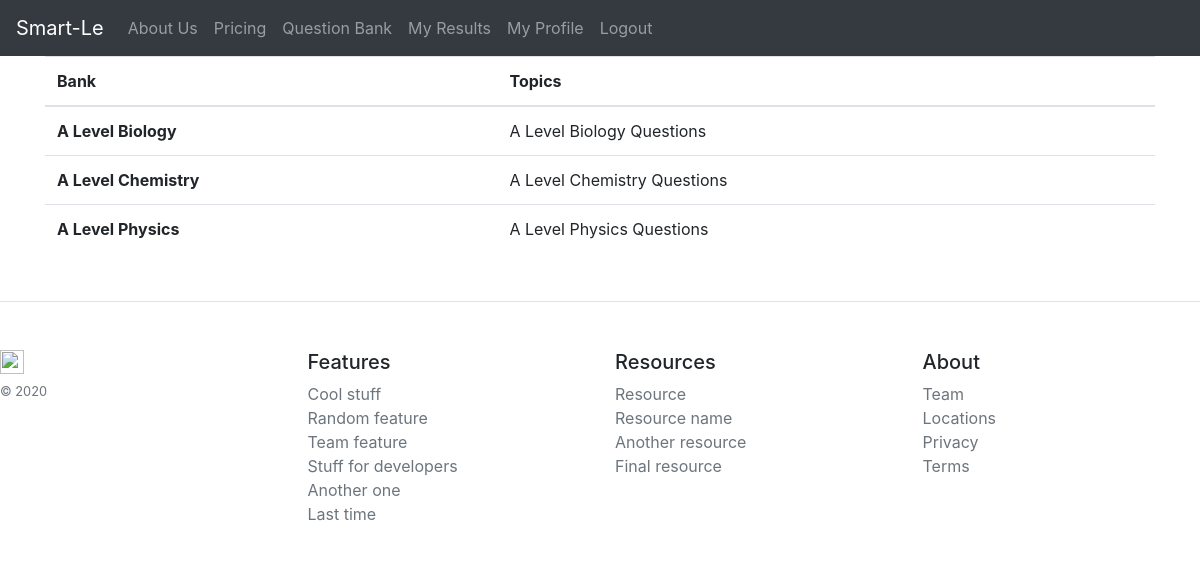
/qbank/ (signed in), run on an earlier commit of the app's database.
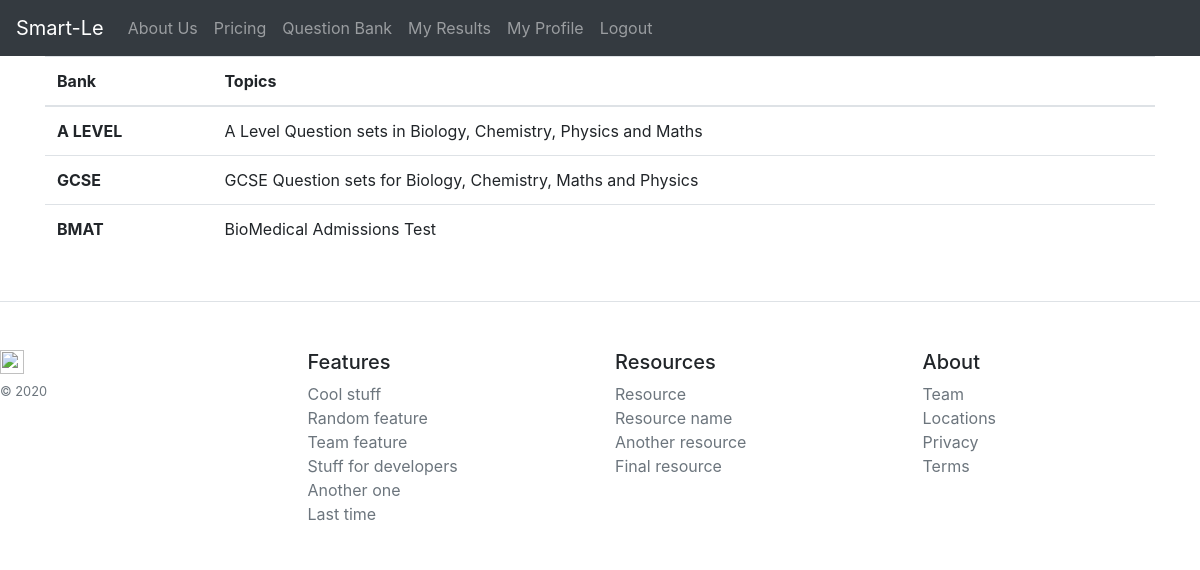
And on a later commit of the database.
### Qbank/models.py (models this page shows, shortened)
class QbankModel(models.Model):
    name = models.CharField(max_length=40, unique=True)
    description = models.CharField(max_length=100)

### Qbank/views.py (the view)
# urls.py: url('qbank/', QbankListView.as_view(), name='qbankview')
@method_decorator(login_required, name='dispatch')
class QbankListView(ListView):
    model = QbankModel
    template_name = 'qbankview.html'
    context_object_name = 'Qbank'

### templates/qbankview.html (shortened to what this page needs)
{% extends "base.html" %}
{% block table %}
    <div class="container">
      <table class="table table-hover">
        <thead>
          <tr>
            <th scope="col">Bank</th>
            <th scope="col">Topics</th>
          </tr>
        </thead>
        <tbody>
          {% for qbank in Qbank %}
          <tr>
            <th scope="row">{{qbank.name}}</th>
            <td>{{qbank.description}}</td>
          </tr>
          {% endfor %}
        </tbody>
      </table>
    </div>
{% endblock table %}

### templates/base.html (shortened to what this page needs)
{% load static %}<!DOCTYPE html>
<html>
  <head>
    <link rel="stylesheet" href="{% static 'css/bootstrap.min.css' %}">
  </head>
  <body>
    <div>
      <nav class="navbar navbar-expand-sm bg-dark navbar-dark">
        <a class="navbar-brand" href=" {% url 'home' %} ">Smart-Le</a>
        <div class="collapse navbar-collapse" id="collapsibleNavbar">
          <ul class="navbar-nav">
            <li class="nav-item">
              <a class="nav-link" href="{% url 'about' %}">About Us</a>
            </li>
            <li class="nav-item">
              <a class="nav-link" href="{% url 'pricing' %}">Pricing</a>
            </li>
            {% if user.is_authenticated %}
              <li class="nav-item">
                <a class="nav-link" href="{% url 'qbankview' %}" >Question Bank</a>
              </li>
              <li class="nav-item">
                <a class="nav-link" href="{% url 'results' %}">My Results</a>
              </li>
              <li class="nav-item">
                <a class="nav-link" href="{% url 'profile' %}">My Profile</a>
              </li>
              <li class="nav-item">
                <a class="nav-link" href=" {% url 'logout' %}">Logout</a>
              </li>
            {% endif %}
          </ul>
        </div>
      </nav>
    </div>
   {% block table %} {% endblock table %}
    <footer class="pt-4 my-md-5 pt-md-5 border-top">
      <div class="row">
      <div class="col-12 col-md">
          <img class="mb-2" src="#" alt="" width="24" height="24">
          <small class="d-block mb-3 text-muted">&copy; 2020</small>
      </div>
      <div class="col-6 col-md">
          <h5>Features</h5>
          <ul class="list-unstyled text-small">
          <li><a class="text-muted" href="#">Cool stuff</a></li>
          <li><a class="text-muted" href="#">Random feature</a></li>
          <li><a class="text-muted" href="#">Team feature</a></li>
          <li><a class="text-muted" href="#">Stuff for developers</a></li>
          <li><a class="text-muted" href="#">Another one</a></li>
          <li><a class="text-muted" href="#">Last time</a></li>
          </ul>
      </div>
      <div class="col-6 col-md">
          <h5>Resources</h5>
          <ul class="list-unstyled text-small">
          <li><a class="text-muted" href="#">Resource</a></li>
          <li><a class="text-muted" href="#">Resource name</a></li>
          <li><a class="text-muted" href="#">Another resource</a></li>
          <li><a class="text-muted" href="#">Final resource</a></li>
          </ul>
      </div>
      <div class="col-6 col-md">
          <h5>About</h5>
          <ul class="list-unstyled text-small">
          <li><a class="text-muted" href="#">Team</a></li>
          <li><a class="text-muted" href="#">Locations</a></li>
          <li><a class="text-muted" href="#">Privacy</a></li>
          <li><a class="text-muted" href="#">Terms</a></li>
          </ul>
      </div>
      </div>
    </footer>
  </body>
</html>

What changed in the data, as far as the page shows it:
removed QbankModel: name "A Level Biology", description "A Level Biology Questions"
removed QbankModel: name "A Level Chemistry", description "A Level Chemistry Questions"
removed QbankModel: name "A Level Physics", description "A Level Physics Questions"
added QbankModel: name "A LEVEL", description "A Level Question sets in Biology, Chemistry, Physics and Maths"
added QbankModel: name "GCSE", description "GCSE Question sets for Biology, Chemistry, Maths and Physics"
added QbankModel: name "BMAT", description "BioMedical Admissions Test"
